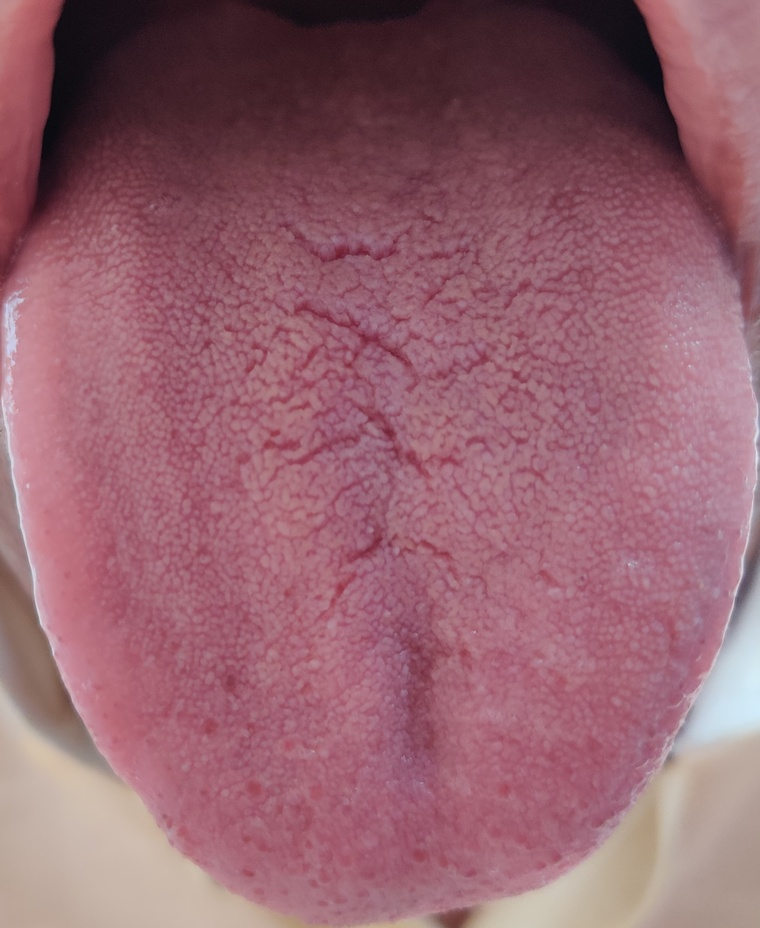
%> input picture Tongue Pic. - Gulshan Rai.jpg, 760 x 928 px, shrunk from 2039 x 2488 before the run
$ octave --eval "demo;"   (GNU Octave 9; MATLAB toolbox functions it lacks are replaced by stand-ins)
%> lines starting %> are read from the running program, lines starting %| are printed output that depends on the picture; in (x1, y1, x2, y2) boxes, pixels count from 0 and x2, y2 are one past the last pixel; in counts of white or black regions, pixels touching at a corner belong together; the program's own positions count from 1
function demo

% This file is a demo for the MRI brain segmentation algorithm proposed in
% M. Emambakhsh and M. Sedaaghi, “Automatic MRI brain segmentation using
% local features, self-organizing maps, and watershed,” in IEEE
% International Conference on Signal and Image Processing Applications
% (ICSIPA 2009), Kuala Lumpur, Malaysia, 2009, pp. 129–134.

% First feature extraction is performed using median, mean and
% morphological filtering. Dimensionality reduction and feature extraction
% are then performed by PCA and Self-Organizing Map Neural Networks
% (SOM-NN).
% Then the output is high-pass filtered to detect edges, which is then fed
% into a watershed segmentation.

% The code was written by Mehryar Emambakhsh
% Date: 24.09.2017
% Email: mehryar_emam@yahoo.com
% Paper:
% M. Emambakhsh and M. Sedaaghi, “Automatic MRI brain segmentation using
% local features, self-organizing maps, and watershed,” in IEEE
% International Conference on Signal and Image Processing Applications
% (ICSIPA 2009), Kuala Lumpur, Malaysia, 2009, pp. 129–134.

clc
close all

%%%%%% Read the image and pre-processing the image
% im = imread('test_image.TIF');
im = imread('Tongue Pic. - Gulshan Rai.jpg'); im = rgb2gray(im);
%> in demo, im is the input picture: size 928x760x3 uint8; mean R, G, B 149.4, 99.5, 111.2
%> after `im = rgb2gray(im)`:
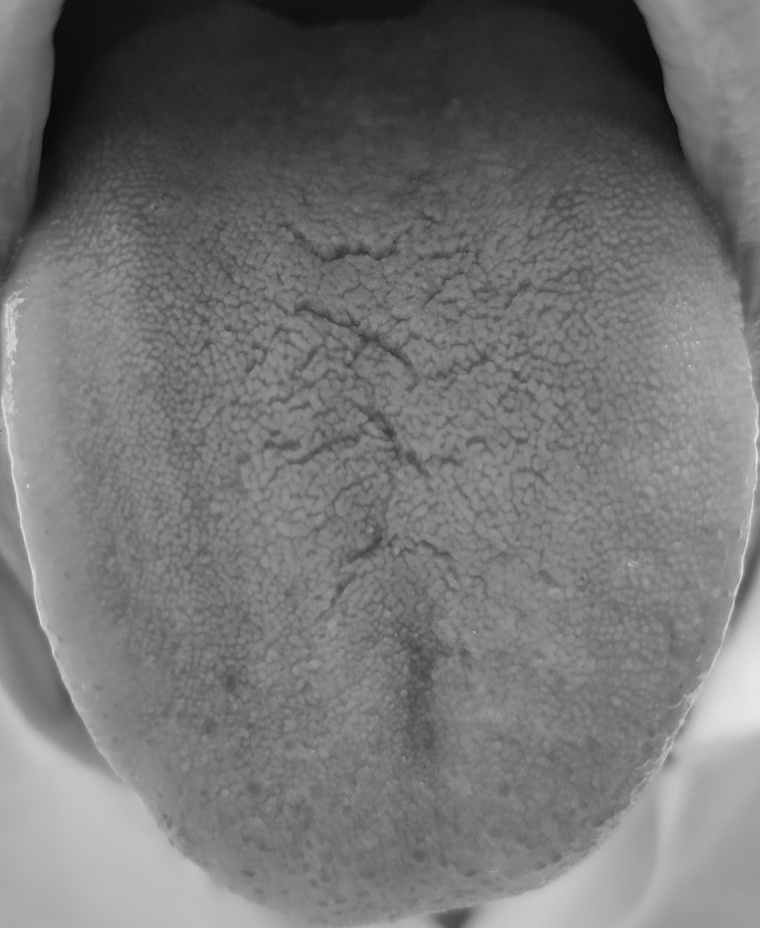
%> im: size 928x760 uint8; min 7, max 232, mean 115.8
figure(1), subplot(1, 2, 1), imshow(im), title('Input image')

% Isolating the brain region
im_b = im >  10;
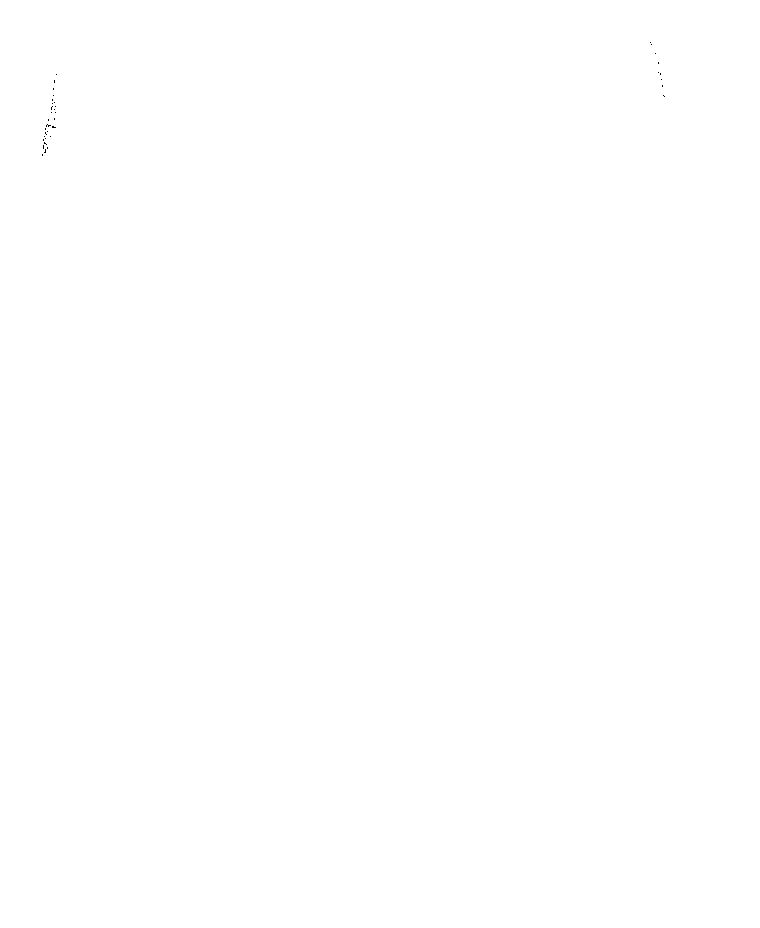
%> im_b: size 928x760 logical; 100% white; black in thin lines or dots, all inside (x1, y1, x2, y2) = (42, 42, 665, 156)
im_b_filled = imfill(im_b, 'holes');
%> im_b_filled: size 928x760 logical; every value is 1
stats = regionprops(im_b_filled, 'area', 'centroid');
%> stats = 1 region; Area and Centroid: 705280 [380.5 464.5]
[~, max_ind] = max([stats.Area]);
%> max_ind = 1
all_cents = {stats.Centroid}; brain_cent = round(all_cents{max_ind});
%> after `all_cents = {stats.Centroid}`: all_cents = {[380.5 464.5]}
%> after `brain_cent = round(all_cents{max_ind})`: brain_cent = [381 464]
L = bwlabel(im_b_filled);
%> L: size 928x760 double; every value is 1
cropping_map = L == L(brain_cent(1), brain_cent(2));
subplot(1, 2, 2), imshow(cropping_map), title('Tongue')
%%%%%%%%%%%%%%%%%%%%%

%%%%%%% Feature extraction
im = double(im);
%> im: size 928x760 double
im(~cropping_map) = nan;
toDisplay = 1;
%> (the run ends here)
